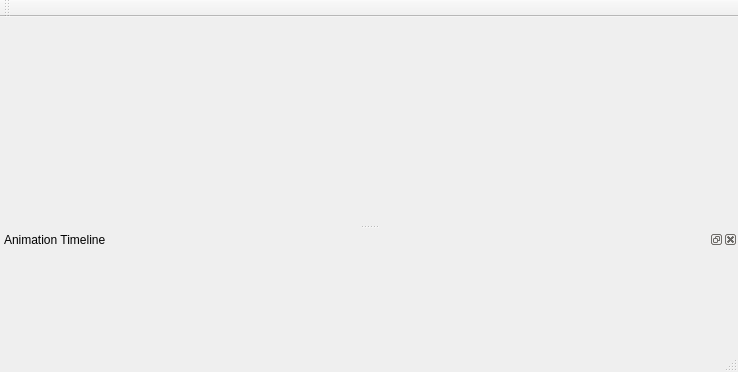
<?xml version="1.0" encoding="UTF-8"?>
<ui version="4.0">
 <class>MainWindow</class>
 <widget class="QMainWindow" name="MainWindow">
  <property name="geometry">
   <rect>
    <x>0</x>
    <y>0</y>
    <width>738</width>
    <height>372</height>
   </rect>
  </property>
  <property name="windowTitle">
   <string>MainWindow</string>
  </property>
  <widget class="QWidget" name="centralWidget"/>
  <widget class="QMenuBar" name="menuBar">
   <property name="geometry">
    <rect>
     <x>0</x>
     <y>0</y>
     <width>738</width>
     <height>21</height>
    </rect>
   </property>
  </widget>
  <widget class="QToolBar" name="mainToolBar">
   <attribute name="toolBarArea">
    <enum>TopToolBarArea</enum>
   </attribute>
   <attribute name="toolBarBreak">
    <bool>false</bool>
   </attribute>
  </widget>
  <widget class="QStatusBar" name="statusBar"/>
  <widget class="QDockWidget" name="AnimationTimeline">
   <property name="minimumSize">
    <size>
     <width>80</width>
     <height>120</height>
    </size>
   </property>
   <property name="windowTitle">
    <string>Animation Timeline</string>
   </property>
   <attribute name="dockWidgetArea">
    <number>8</number>
   </attribute>
   <widget class="QWidget" name="dockWidgetContents">
    <layout class="QGridLayout" name="gridLayout">
     <property name="leftMargin">
      <number>0</number>
     </property>
     <property name="topMargin">
      <number>0</number>
     </property>
     <property name="rightMargin">
      <number>0</number>
     </property>
     <property name="bottomMargin">
      <number>0</number>
     </property>
     <item row="0" column="0">
      <widget class="TimeLine" name="timeline" native="true"/>
     </item>
    </layout>
   </widget>
  </widget>
 </widget>
 <layoutdefault spacing="6" margin="11"/>
 <customwidgets>
  <customwidget>
   <class>TimeLine</class>
   <extends>QWidget</extends>
   <header location="global">timeline.h</header>
   <container>1</container>
  </customwidget>
 </customwidgets>
 <resources/>
 <connections/>
</ui>
